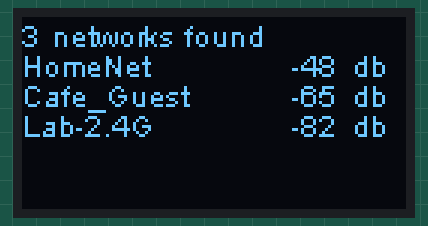
Simulated run of this sketch. Board: ESP8266 (NodeMCU). Shown: 128×64 one-colour display. A WiFi scan finds three made-up networks; what the sketch prints to the serial monitor is not drawn.

Above: at 2.2 s.

The sketch:

WiFi_scanner.ino
```cpp
/*
 *  This sketch demonstrates how to scan WiFi networks.
 *  The API is almost the same as with the WiFi Shield library,
 *  the most obvious difference being the different file you need to include:
 */
#include <ESP8266WiFi.h>
#include <Wire.h>
#include "SSD1306.h"
SSD1306  display(0x3c, D1, D2);
void setup() {
  Serial.begin(115200);
  display.init();
  display.flipScreenVertically();
  display.setFont(ArialMT_Plain_10);
  // Set WiFi to station mode and disconnect from an AP if it was previously connected
  WiFi.mode(WIFI_STA);
  WiFi.disconnect();
  delay(100);
}

void loop() {
  display.clear();
  Serial.println("scan start");
  // WiFi.scanNetworks will return the number of networks found
  int n = WiFi.scanNetworks();
  Serial.println("scan done");
  if (n == 0)
  {
    Serial.println("no networks found");
    display.drawString(0, 0,"no networks found");
  }
  else
  {
    Serial.print(n);
    Serial.println(" networks found");
    display.drawString(0, 0,String(n));
    display.drawString(10, 0,"networks found");
    int k =0;
    for (int i = 0; i < n; ++i)
    {
      // Print SSID and RSSI for each network found
      display.drawString(0,10+k,String(WiFi.SSID(i)));
      display.drawString(90,10+k,String(WiFi.RSSI(i)));
      display.drawString(110,10+k,"db");
      k=k+10;
      delay(10);
    }
    display.display();
  }
  // Wait a bit before scanning again
  delay(5000);
}
```
